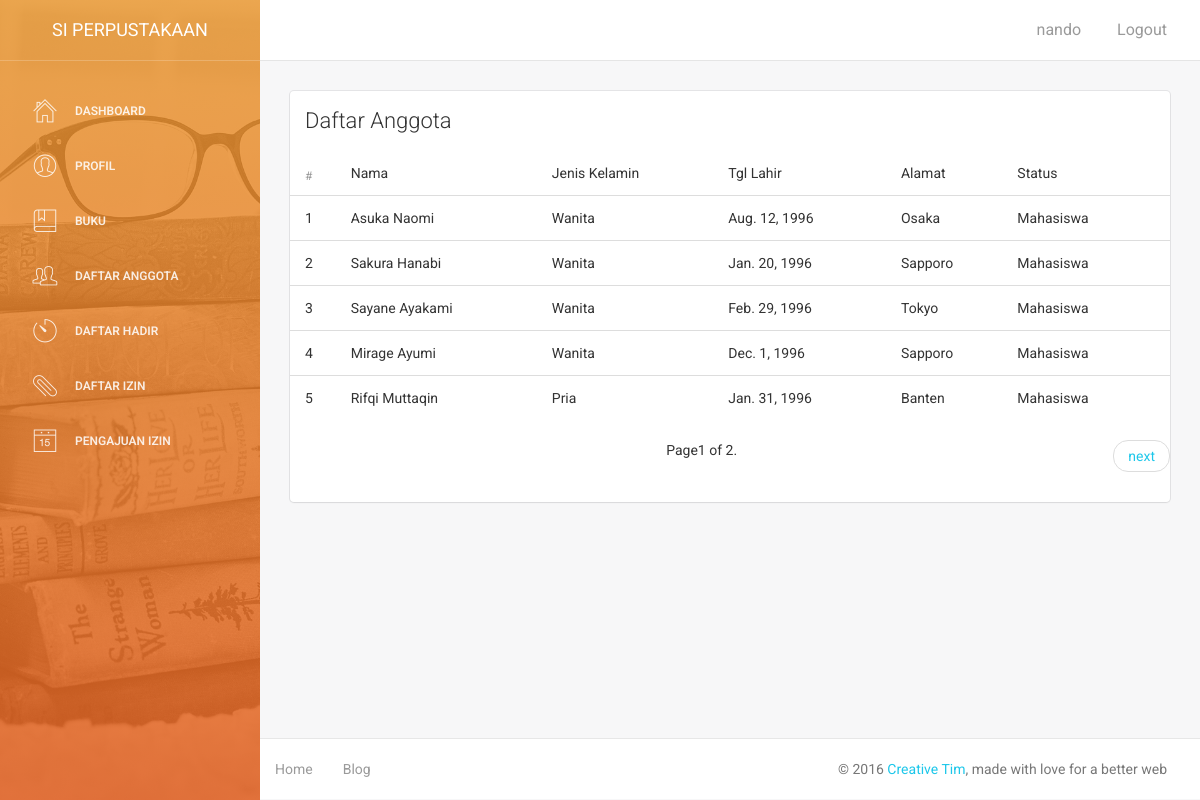
The app's page /daftar_anggota/ (signed in) with its own data.
### anggota/models.py (models this page shows, shortened)
class biodata(models.Model):
	JENIS_KELAMIN_CHOICE = {
		('Pria','pria'),
		('Wanita','wanita')
	}
	PILIH_STATUS_CHOICE = {
		('Bekerja','bekerja'),
		('Pelajar','pelajar'),
		('Mahasiswa','mahasiswa'),
		('Umum','umum')
	}
	nama = models.CharField(max_length = 100)
	jenis_kelamin = models.CharField(max_length = 15, choices = JENIS_KELAMIN_CHOICE)
	tgl_lahir = models.DateField()
	alamat = models.TextField()
	no_telepon = models.CharField(max_length=12)
	email = models.EmailField()
	status = models.CharField(max_length = 50, choices = PILIH_STATUS_CHOICE)
	foto_anggota = models.ImageField(upload_to = "upload", null = True)

### karyawan/views.py (the view)
# urls.py: url(r'^daftar_anggota/', karyawan_views.daftar_anggota),
@login_required(login_url = settings.LOGIN_KARYAWAN_URL)
def daftar_anggota(request):
	data_anggota = biodata.objects.all()
	paginator = Paginator(data_anggota, 5)
	page = request.GET.get('page')
	try:
		data_anggota = paginator.page(page)
	except PageNotAnInteger:
		data_anggota = paginator.page(1)
	except EmptyPage:
		data_anggota= paginator.page(paginator.num_pages)
	return render(request, 'daftar_anggota.html',{'data_anggota':data_anggota})

### karyawan/templates/daftar_anggota.html (shortened to what this page needs)
{% extends 'base-karyawan.html' %}
{% load dashboard_helper %}
{% block content %}
<div class="col-md-12">
	<div class="card">
     	<div class="header">
             <h4 class="title">Daftar Anggota</h4>
        </div>
        <div class="content table-responsive table-full-width">
		<div class="table-responsive">
            <table class="table table-hover">
				<thead>
					<tr>
						<th>#</th>
						<td>Nama</td>
						<td>Jenis Kelamin</td>
						<td>Tgl Lahir</td>
						<td>Alamat</td>
						<td>Status</td>
					</tr>
				</thead>
					<tbody>
						{% if data_anggota %}
							{% for daftar_anggota in data_anggota %}
								<tr>
									<td>{{ forloop.counter }}</td>
									<td>{{ daftar_anggota.nama }}</td>
									<td>{{ daftar_anggota.jenis_kelamin }}</td>
									<td>{{ daftar_anggota.tgl_lahir }}</td>
									<td>{{ daftar_anggota.alamat }}</td>
									<td>{{ daftar_anggota.status }}</td>
								</tr>
							{% endfor %}
						{% else %}
								<tr>
									<td colspan="3" style="text-align:center;">Tidak ada data buku ..</td>
								</tr>
						{% endif %}
					</tbody>
			</table>
		</div>
			<ul class="pager">
					<li class="current">
						Page{{ data_anggota.number }} of {{ data_anggota.paginator.num_pages }}.
					</li>
				{% if data_anggota.has_next %}
					<li class="next">
						<a href="?page={{data_anggota.next_page_number}}">next</a>
					</li>
				{% endif %}
			</ul>
		</div>
	</div>
</div>
{% endblock %}

### templates/base-karyawan.html (shortened to what this page needs)
{% load staticfiles %}
<!DOCTYPE html>
<html lang="en">
<head>
    {% include "head.html" %}
</head>
<body>
<div class="wrapper">
    <div class="sidebar" data-color="orange" data-image="{% static 'img/stack-of-books.jpg' %}">
<div class="sidebar-wrapper">
            <div class="logo">
                <a href="/profil_karyawan/" class="simple-text">
                    SI Perpustakaan
                </a>
            </div>
            <ul class="nav">
                <li>
                    <a href="/dashboard/">
                        <i class="pe-7s-home"></i>
                        <p>Dashboard</p>
                    </a>
                </li>
                <li>
                    <a href="/profil_karyawan/">
                        <i class="pe-7s-user"></i>
                        <p>Profil</p>
                    </a>
                </li>
                <li>
                    <a href="/tampil_tabel/">
                        <i class="pe-7s-notebook"></i>
                        <p>Buku</p>
                    </a>
                </li>
                <li>
                    <a href="/daftar_anggota/">
                        <i class="pe-7s-users"></i>
                        <p>Daftar Anggota</p>
                    </a>
                </li>
                <li>
                    <a href="/daftar_hadir/">
                        <i class="pe-7s-timer"></i>
                        <p>Daftar hadir</p>
                    </a>
                </li>
                <li>
                    <a href="/daftar_izin/">
                        <i class="pe-7s-paperclip"></i>
                        <p>Daftar Izin</p>
                    </a>
                </li>
                <li>
                    <a href="/pengajuan_izin/">
                        <i class="pe-7s-date"></i>
                        <p>Pengajuan izin</p>
                    </a>
                </li>
            </ul>
        </div>
    </div>
    <div class="main-panel">
        <nav class="navbar navbar-default navbar-fixed">
            <div class="container-fluid">
                <div class="collapse navbar-collapse">
                    <ul class="nav navbar-nav navbar-right">
                        {% if request.user.is_authenticated %}
                            <li><a href="">{{ request.session.username }}</a></li>
                            <li><a href="/logout_karyawan/">Logout</a></li>
                        {% endif %}
                    </ul>
                </div>
            </div>
        </nav>
        <div class="content">
            <div class="container-fluid">
                <div class="row">
                    {% block content %}
                    {% endblock %}
                </div>
            </div>
        </div>
        <footer class="footer">
            <div class="container-fluid">
                <nav class="pull-left">
                    <ul>
                        <li>
                            <a href="/">
                                Home
                            </a>
                        </li>
                        <li>
                            <a href="#">
                                Blog
                            </a>
                        </li>
                    </ul>
                </nav>
                <p class="copyright pull-right">
                    &copy; 2016 <a href="http://www.creative-tim.com">Creative Tim</a>, made with love for a better web
                </p>
            </div>
        </footer>
    </div>
</div>
</body>
</html>

### records on screen
biodata: nama "Asuka Naomi", jenis_kelamin "Wanita", tgl_lahir "Aug. 12, 1996", alamat "Osaka", status "Mahasiswa"
biodata: nama "Sakura Hanabi", jenis_kelamin "Wanita", tgl_lahir "Jan. 20, 1996", alamat "Sapporo", status "Mahasiswa"
biodata: nama "Sayane Ayakami", jenis_kelamin "Wanita", tgl_lahir "Feb. 29, 1996", alamat "Tokyo", status "Mahasiswa"
biodata: nama "Mirage Ayumi", jenis_kelamin "Wanita", tgl_lahir "Dec. 1, 1996", alamat "Sapporo", status "Mahasiswa"
biodata: nama "Rifqi Muttaqin", jenis_kelamin "Pria", tgl_lahir "Jan. 31, 1996", alamat "Banten", status "Mahasiswa"

### other values on screen
{{ request.session.username }} "nando"
{{ data_anggota.number }} "1"
{{ data_anggota.paginator.num_pages }} "2"
